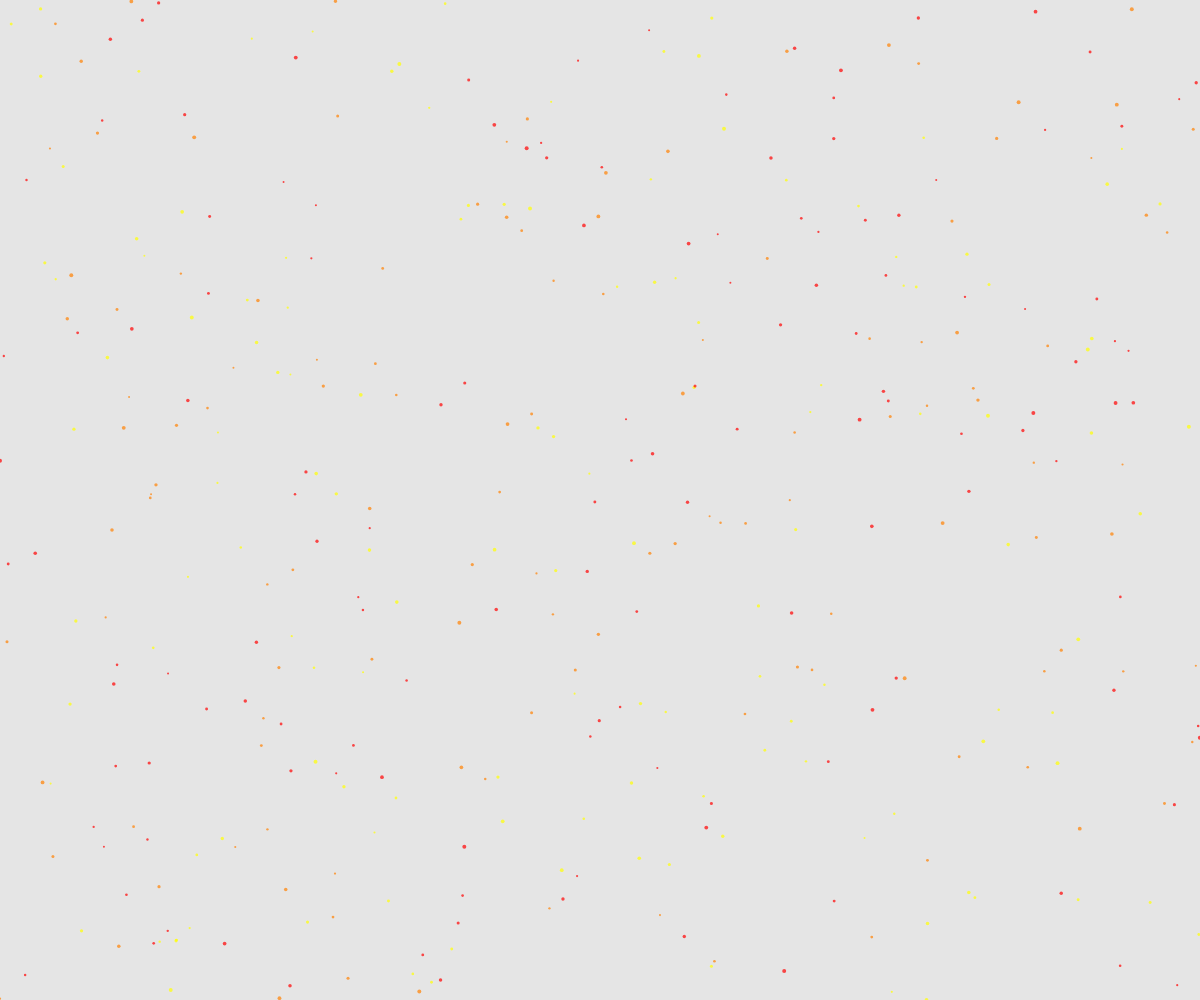
Frame 1 (no input)
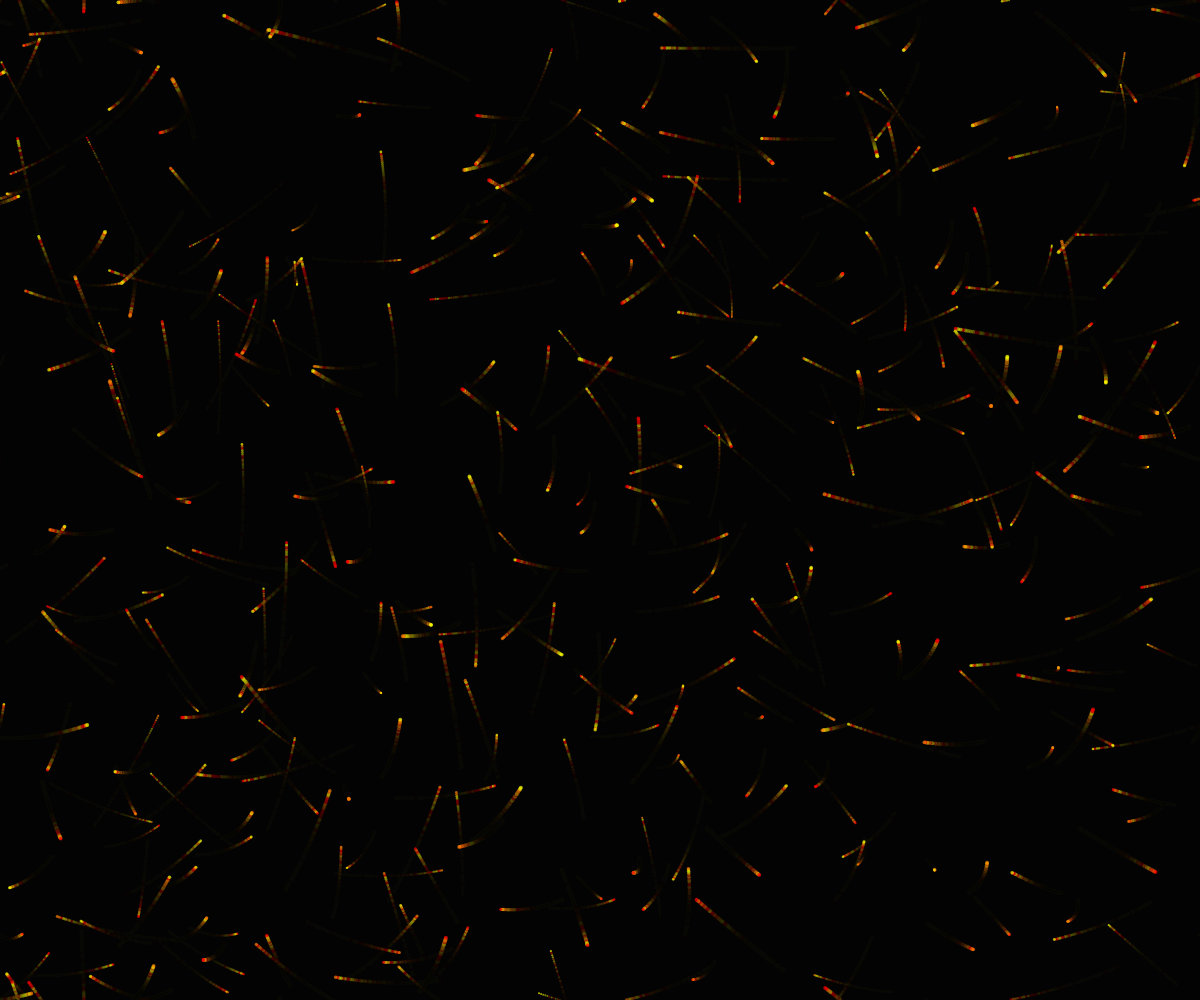
Frame 60 (no input)
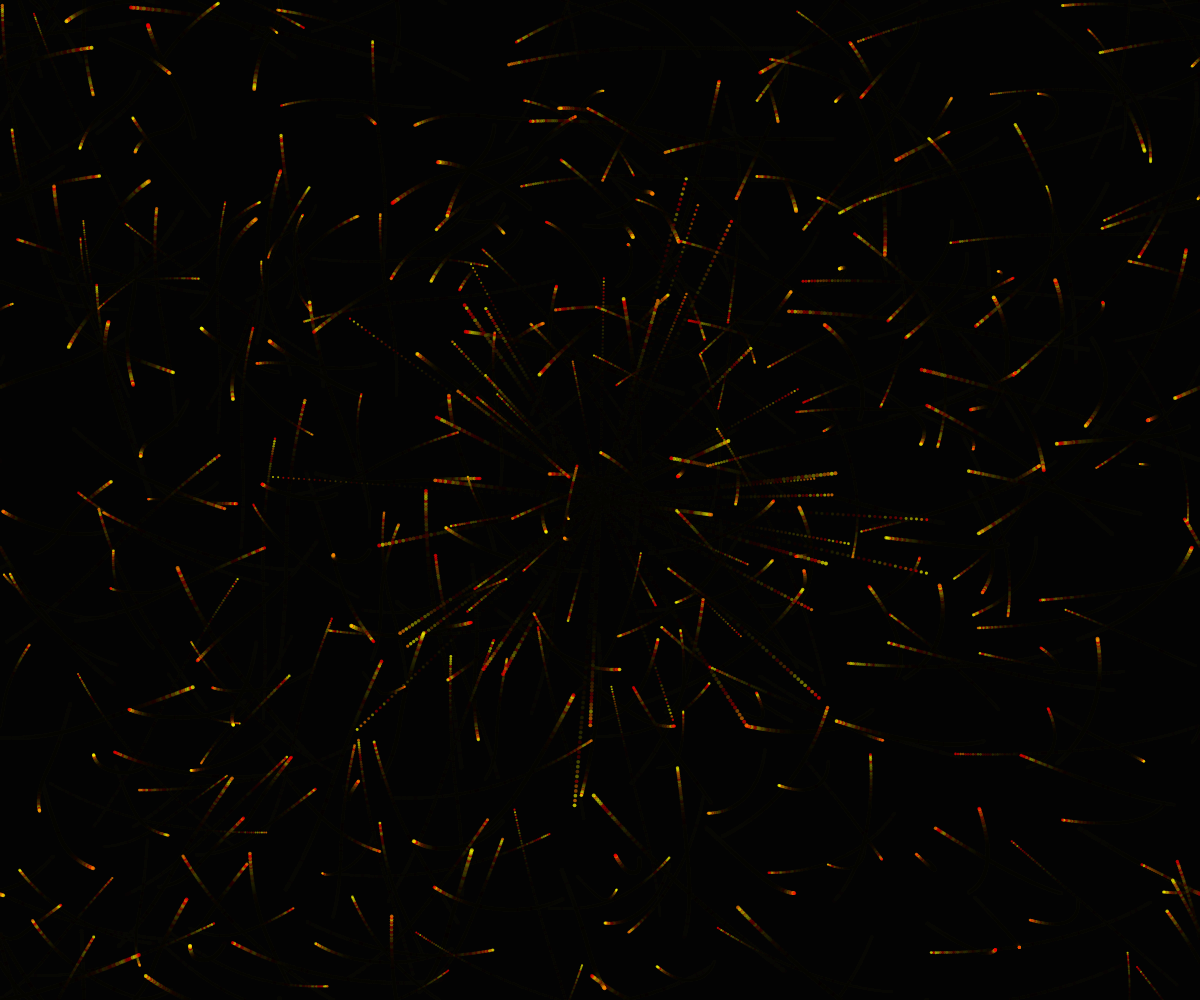
Frame 120 (the mouse pressed at the canvas centre since frame 60)

The p5.js sketch that drew these frames (run headless with seeded random() and noise() and a simulated clock; from frame 60 on, the mouse is pressed at the canvas centre):

// p5.js sketch
// ── sketch.js
let particles = [];
let colorThemes;
let currentTheme = 0;

function setup() {
  createCanvas(windowWidth, windowHeight);
  colorMode(HSB);
  
  // Define multiple color themes
  colorThemes = [
    [0, 30, 60],     // Warm reds/oranges
    [120, 180, 240], // Cool greens/blues
    [280, 320, 360]  // Purples/pinks
  ];
  
  // Create initial particles
  for (let i = 0; i < 400; i++) {
    particles.push(new Particle(random(width), random(height)));
  }
}

function draw() {
  background(0, 0.1); // faint trails
  translate(width / 2, height / 2);

  let hues = colorThemes[currentTheme];

  for (let p of particles) {
    p.update();
    p.show(hues);
  }
}

// Particle class
class Particle {
  constructor(x, y) {
    this.pos = createVector(x - width/2, y - height/2);
    this.vel = p5.Vector.random2D().mult(random(0.5, 2));
    this.acc = createVector(0, 0);
    this.size = random(2, 4);
    this.lifespan = 255;
  }

  update() {
    // Attract particles toward mouse
    let mouseVec = createVector(mouseX - width/2, mouseY - height/2);
    let dir = p5.Vector.sub(mouseVec, this.pos);
    dir.setMag(0.01);
    this.acc.add(dir);

    this.vel.add(this.acc);
    this.pos.add(this.vel);
    this.acc.mult(0);
    
    // Wrap around edges
    if (this.pos.x > width/2) this.pos.x = -width/2;
    if (this.pos.x < -width/2) this.pos.x = width/2;
    if (this.pos.y > height/2) this.pos.y = -height/2;
    if (this.pos.y < -height/2) this.pos.y = height/2;
  }

  show(hues) {
    noStroke();
    let c = color(random(hues), 255, 255, 0.7);
    fill(c);
    ellipse(this.pos.x, this.pos.y, this.size);
  }
}

// On click: particle explosion
function mousePressed() {
  for (let i = 0; i < 50; i++) {
    let p = new Particle(mouseX, mouseY);
    p.vel = p5.Vector.random2D().mult(random(2, 6));
    particles.push(p);
  }
}

// On key press: change color theme
function keyPressed() {
  currentTheme = (currentTheme + 1) % colorThemes.length;
}
